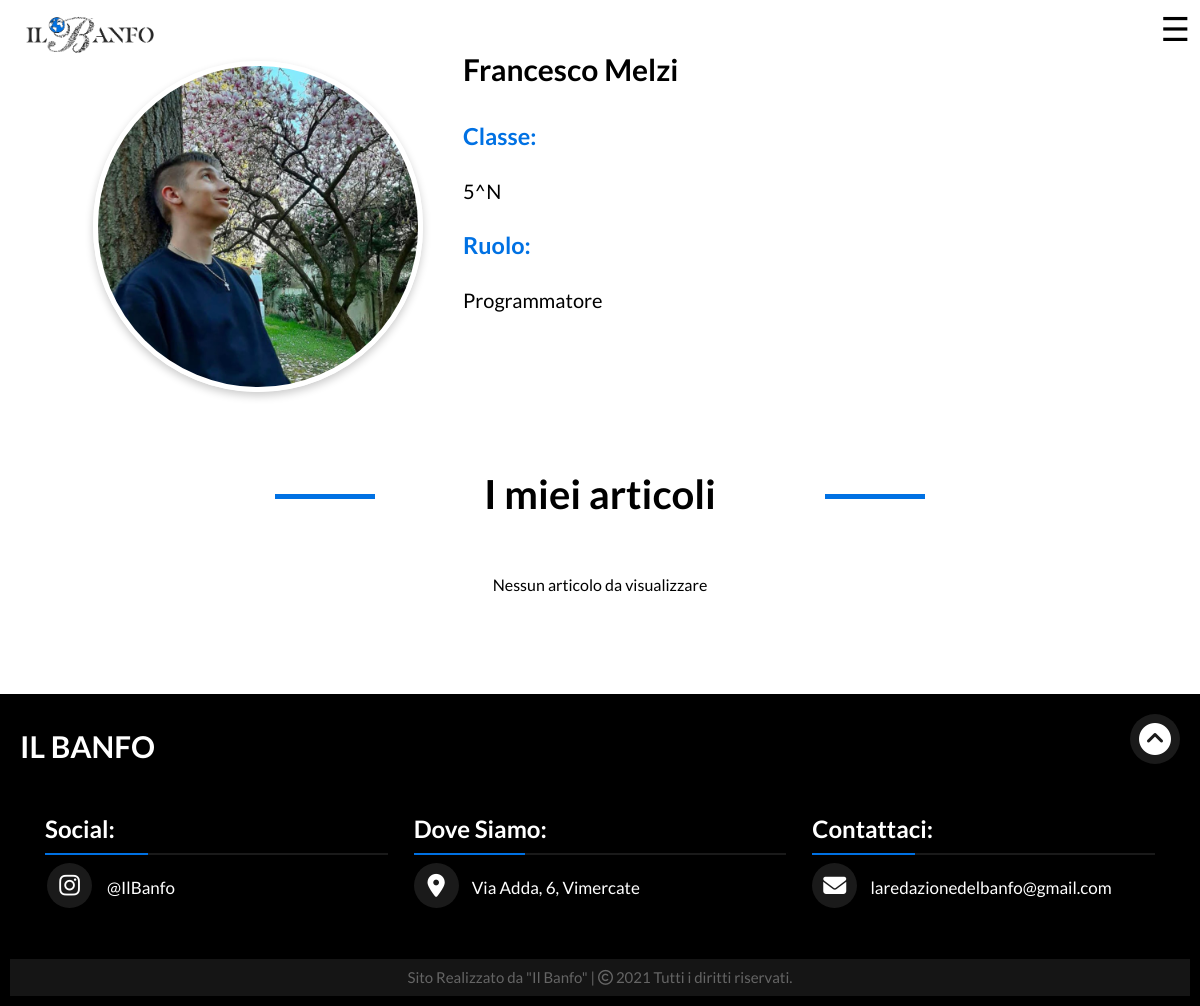
Page /pagine/membro.php?membro=2 on the committed database.
### tables this page shows
CREATE TABLE `redazione` (
  `codice` int(11) NOT NULL,
  `nome` varchar(50) NOT NULL,
  `cognome` varchar(50) NOT NULL,
  `classe` varchar(50) NOT NULL,
  `professione` varchar(50) NOT NULL
);

### htdocs/pagine/membro.php (the view, shortened to what this page needs)
<!DOCTYPE html>
<html lang="en">
<head>
    <?php
        $cod = $_GET["membro"];
        $conn = new mysqli("localhost","studente","pass_studente_banfi","banfo");
        $sql = "SELECT nome, cognome, classe, professione
                FROM redazione
                WHERE codice = $cod";
        $ris = $conn->query($sql) or die("<p>Query fallita! ".$conn->error."</p>");
        if ($ris->num_rows > 0) {
          while($row = $ris->fetch_assoc()) {
    ?>
  <link rel="stylesheet" href="https://cdnjs.cloudflare.com/ajax/libs/normalize/8.0.1/normalize.min.css">
  <link rel="stylesheet" href="https://unpkg.com/swiper/swiper-bundle.min.css">
  <link rel="stylesheet" href="../css/style.css">
</head>
<body>
  <div class="cont_menu">
      <div class="header_menu clearfix">
        <div class="menu_logo">
          <a href="../index.php"><img src="../immagini/ilbanfotipo.png" alt=""></a>
        </div>
        <div class="menu_hamburger">
          <span onclick="openNav()">&#9776;</span>
        </div>
      </div>
  </div>
<?php
        echo "
            <div class='persona_contenitore  clearfix'>
                <div class='persona_card clearfix'>
                    <div class='persona_foto'>
                        <img src='../immagini/".$row["nome"]."_".$row["cognome"].".jpg'>
                    </div>
                    <div class='persona_generalita'>
                        <div class='persona_nome normal-text'>
                            <h2>".$row["nome"]." ".$row["cognome"]."</h2>
                        </div>
                        <div class='persona_testo normal-text'>
                            <h3>Classe:</h3>
                            <p>".$row["classe"]."</p>
                            <h3>Ruolo:</h3>
                            <p>".$row["professione"]."</p>
                        </div>
                    </div>
                </div>
            </div>
            <div class='chisiamo_titolo normal-text'>
              <h1><span>I miei articoli</span></h1>
            </div>
            <div class='container_news clearfix'>
              <div class='news_riga'>
        ";
    }
}
$sql = "SELECT codice_articolo as codice, DATE_FORMAT(data, '%d/%m/%Y') as data, argomento
        FROM articoli
        WHERE autore = $cod OR autore2=$cod
        ORDER BY DATE_FORMAT(data, '%Y/%m/%d') DESC";
$ris = $conn->query($sql) or die("<p>Query fallita! ".$conn->error."</p>");
if ($ris->num_rows > 0) {
    while($row = $ris->fetch_assoc()) {
        $articolo = fopen("../articoli/".$row["codice"].".txt", "r");
        $titolo = fgets($articolo);
        $testo = fread($articolo,"450");
        fclose($articolo);
        echo "
            <div class='news_colonna'>
                <div class='news_elemento'>
                    <div class='news_titolo'>
                        <h2>".$titolo."</h2>
                    </div>
                    <div class='news_immagine'>
                        <div class='news_categoria'>
                            <h2>".$row["argomento"]."</h2>
                    </div>
                    <img src='../immagini/".$row["codice"].".jpg'>
                    <div class='news_data_su_immagine top-left'>
                        <p><i style='margin-right:10px;' class='far fa-calendar-alt'></i>".$row["data"]."</p>
                    </div>
                    </div>
                    <div class='news_introduzione'>
                        <p>".$testo."...</p>
                    </div>
                    <div class='news_bottone'>
                        <a href='articolo.php?articolo=".$row["codice"]."'><button class='il_mio_bottone'><span>Scopri di più  </span></button></a>
                    </div>
                </div>
            </div>
        ";
    }
}else {
  echo "Nessun articolo da visualizzare";
}
?>
</div>
</div>
<div class="wrapper">
    <div class="nested0">
      <div class="title">
        <h2>IL BANFO</h2>
      </div>
      <div class="arrow">
        <a class="smooth" href="#goHere"><span class="fas fa-chevron-circle-up"></span></a>
        </div>
      </div>
      <div class="left card">
        <h2  class="tw">Social:</h2>
        <div class="foot__conn">
          <div class="social">
            <a target="_blank" href="https://www.instagram.com/ilbanfo/"><span class="fab fa-instagram fa-2x"></span></a>
            <span class="text">@IlBanfo</span>
          </div>
        </div>
      </div>
      <div class="center card">
        <h2  class="tw">Dove Siamo:</h2>
        <div class="foot__conn">
          <div class="place">
            <a target="_blank" href="https://goo.gl/maps/3iN3kXD4J7tHWehG7"><span class="fas fa-map-marker-alt"></span></a>
            <span class="text">Via Adda, 6, Vimercate</span>
          </div>
        </div>
      </div>
      <div class="right card">
        <h2 class="tw">Contattaci:</h2>
        <div class="foot__conn">
          <div class="email">
            <a target="_blank" href="mailto:laredazionedelbanfo@gmail.com"> <span class="fas fa-envelope"></span></a>
              <span class="text">laredazionedelbanfo@gmail.com</span>
          </div>
        </div>
      </div>
      <div class="bottom">
     <span class="credit">Sito Realizzato da "Il Banfo" | </span>
     <span class="far fa-copyright"></span><span> 2021 Tutti i diritti riservati.</span>
    </div>
  </div>
</body>
</html>

### htdocs/css/style.css (style rules this page uses)
body { font-family: 'Lato', sans-serif; font-size: 16px; }
a { text-decoration: none; }
h1, h2, h3, h4, h5, p { color: #000; }
p { line-height: 25px; font-weight: 400; }
h1 { margin: 50px auto; max-width: 650px; position: relative; }
h1:before { content: ""; display: block; width: 100px; height: 5px; background: #0071e3; position: absolute; left: 0; top: 50%; z-index: -2; }
h1:after { content: ""; display: block; width: 100px; height: 5px; background: #0071e3; position: absolute; right: 0; top: 50%; z-index: -2; }
.normal-text { font-size: 20px; line-height: 1.6; }
.tw { color: #fff; }
.cont_menu { width: 100%; position: absolute; background-color: transparent; }
.header_menu { margin: 0 auto; max-width: 1200px; height: 70px; }
.menu_logo { float: left; height: 100%; }
.menu_logo img { display: block; height: 100%; width: auto; padding: 10px 15px; }
.menu_hamburger { float: right; font-size: 33px; height: 75%; cursor: pointer; padding: 10px; }
.container_news { max-width: 1200px; margin: 0 auto; display: table; }
.news_elemento::after, .news_riga::after { content: ""; clear: both; display: table; }
.wrapper { margin-top: 100px; display: grid; grid-template-columns: repeat(3, 1fr); background: #000; grid-gap: 1em; padding: 10px; }
.nested0 { display: grid; grid-template-columns: repeat(2, 1fr); grid-column: 1/4; grid-row: 1; grid-gap: 0.5em; }
.title { grid-row: 1; grid-column: 1; justify-self: start; align-self: start; margin-left: 10px; margin-bottom: -60px; }
.title h2 { color: white; font-size: 30px; }
.arrow { padding: 10px; grid-row: 1; grid-column: 2; justify-self: end; align-self: center; }
.arrow .fas { font-size: 2rem; background: #1a1a1a; color: white; height: 50px; width: 50px; line-height: 50px; text-align: center; border-radius: 100%; transition: 0.3s; cursor: pointer; }
.left { grid-column: 1; grid-row: 2; padding: 5px; margin-left: 30px; }
.left .foot__conn .text { font-size: 1.0625rem; color: white; font-weight: 500; padding-left: 10px; }
.left .foot__conn .social { margin: 20px 0 0 0; }
.left .foot__conn .social a { padding: 0 2px; }
.left .foot__conn .social a span { height: 45px; width: 45px; background: #1a1a1a; line-height: 45px; text-align: center; border-radius: 50%; transition: 0.3s; }
.left .foot__conn .fab { font-size: 1.475rem; background: #1a1a1a; color: white; height: 45px; width: 45px; line-height: 45px; text-align: center; transition: 0.3s; cursor: pointer; }
.center { grid-column: 2; grid-row: 2; padding: 5px; }
.center .foot__conn .fas { font-size: 1.4375rem; background: #1a1a1a; color: white; height: 45px; width: 45px; line-height: 45px; text-align: center; border-radius: 50%; transition: 0.3s; cursor: pointer; }
.center .foot__conn .text { font-size: 1.0625rem; color: white; font-weight: 500; padding-left: 10px; }
.center .foot__conn .place { margin: 10px 0; }
.right { grid-column: 3; grid-row: 2; padding: 5px; margin-right: 30px; }
.right .foot__conn .fas { font-size: 1.4375rem; color: white; background: #1a1a1a; height: 45px; width: 45px; line-height: 45px; text-align: center; border-radius: 50%; transition: 0.3s; cursor: pointer; }
.right .foot__conn .text { font-size: 1.0625rem; color: white; font-weight: 500; padding-left: 10px; }
.bottom { grid-row: 3; grid-column: 1/4; text-align: center; padding: 10px; font-size: 0.9375rem; background: #151515; margin-top: 20px; }
.bottom span { color: #656565; }
.card .foot__conn { margin: 20px 0 0 0; position: relative; }
.card .foot__conn:before { position: absolute; content: ''; top: -10px; height: 2px; width: 100%; background: #1a1a1a; }
.card .foot__conn:after { position: absolute; content: ''; height: 2px; width: 30%; background: #0071e3; top: -10px; }
.chisiamo_titolo { text-align: center; }
.persona_contenitore { margin: 0 auto; max-width: 1200px; }
.persona_card { width: 100%; padding: 20px 10px; display: flex; flex-wrap: wrap; }
.persona_foto { width: 35%; float: left; margin: 0 auto; }
.persona_foto img { width: 80%; border-radius: 50%; border: 5px solid #fff; box-shadow: 0 4px 8px 0 rgba(0, 0, 0, 0.2); float: right; margin-top: 10%; }
.persona_generalita { width: 65%; float: left; padding: 0 40px; }
.persona_nome { width: 100%; }
.persona_testo h3 { color: #0071e3; }
.clearfix:after { visibility: hidden; display: block; font-size: 0; content: " "; clear: both; height: 0; }
*, *:before, *:after { -webkit-box-sizing: border-box; -moz-box-sizing: border-box; box-sizing: border-box; }

### rows in the picture
redazione: nome+cognome (picture), nome "Francesco", cognome "Melzi", classe "5^N", professione "Programmatore"
